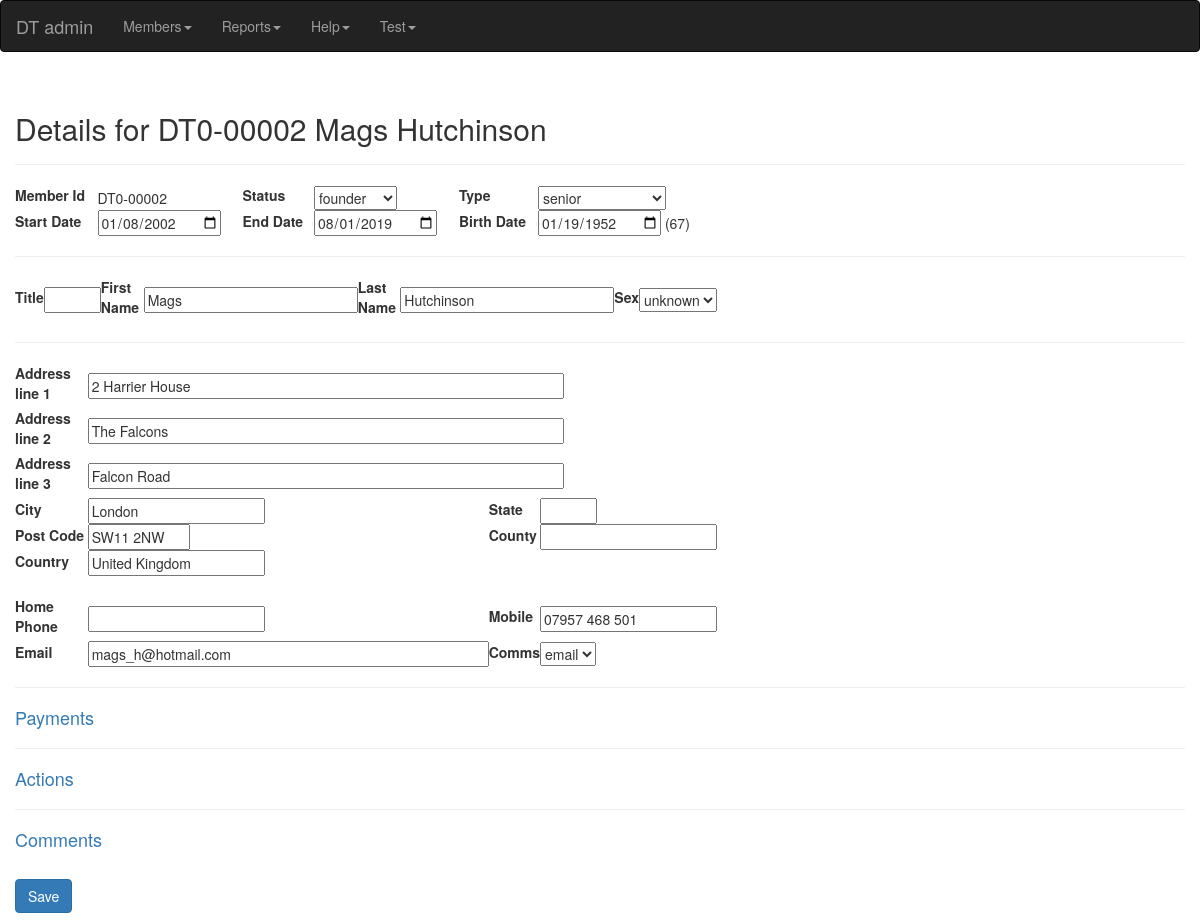
/members/2/details (signed in), run on the app's committed database.
### models/dt_db.py (models this page shows, shortened)
class Member(Base):
    __tablename__ = 'members'
    id = Column(Integer, primary_key=True)
    number = Column(Integer)
    sex = Column(EnumType(Sex), nullable=True)
    title = Column(String(10), nullable=True)
    first_name = Column(String(25), nullable=False)
    last_name = Column(String(25), nullable=False)
    birth_date = Column(Date)
    email = Column(String(120))
    home_phone = Column(String(25))
    mobile_phone = Column(String(25))
    address_id = Column(Integer, ForeignKey('addresses.id'), nullable=False)
    address = relationship('Address', back_populates='members')
    member_type = Column(EnumType(MembershipType), nullable=False)
    status = Column(EnumType(MemberStatus), nullable=False)
    start_date = Column(Date)
    end_date = Column(Date)
    last_updated = Column(Date)
    last_payment_method = Column(EnumType(PaymentMethod), nullable=True)
    comms = Column(EnumType(CommsType), nullable=True)
    external_access = Column(EnumType(ExternalAccess), nullable=True)
    user = relationship('User', uselist=False, back_populates='member')
    payments = relationship('Payment', order_by='desc(Payment.date)', back_populates='member')
    comments = relationship('Comment', order_by='desc(Comment.date)', back_populates='member')
    actions = relationship('Action', order_by='desc(Action.date)', back_populates='member')
    def dt_number(self):
        member_type = 'JD' if self.member_type == MembershipType.junior else 'DT'
        return '{}0-{:05d}'.format(member_type, self.id)
    def full_name(self):
        return self.first_name + ' ' + self.last_name
    def age(self, as_of=None):
        if self.birth_date:
            if not as_of:
                as_of = datetime.date.today()
            years = as_of.year - self.birth_date.year
            if as_of.month < self.birth_date.month or (
                    as_of.month == self.birth_date.month and as_of.day < self.birth_date.day):
                years -= 1
            return years
        return None

class Address(Base):
    __tablename__ = 'addresses'
    id = Column(Integer, primary_key=True)
    line_1 = Column(String(50))
    line_2 = Column(String(50))
    line_3 = Column(String(50))
    city = Column(String(30))
    county = Column(String(20))
    state = Column(String(10))
    post_code = Column(String(20))
    country = Column(String(25))
    members = relationship('Member', back_populates='address')

### views/members.py (the view)
@app.route('/members/<int:member_id>/details', methods=['GET', 'POST'])
@login_required
@role_required('admin')
def edit_member(member_id):
    return MaintainMembers.edit_member(member_id)

### front_end/member_details_form.py
class PaymentItemForm(FlaskForm):
    date = DateField(label='Date')
    pay_type = SelectField(label='Type', choices=PaymentType.choices(), coerce=PaymentType.coerce)
    amount = DecimalField(label='Amount', validators=[Optional()])
    method = SelectField(label='Method', choices=PaymentMethod.choices(), coerce=PaymentMethod.coerce)
    comment = StringField(label='Comment')

### back_end/interface.py (called while the page is built)
def get_member(member_id):
    return db_session.query(Member).filter_by(id=member_id).first()

def get_user(id=None, user_name=None):
    if id:
        return db_session.query(User).filter(User.id == id).first()
    if user_name:
        return db_session.query(User).filter(User.user_name == user_name).first()

def get_new_action(new_member=False):
    if new_member:
        return Action(
            date=datetime.date.today(),
            action=MemberAction.certificate,
            status=ActionStatus.open
        )
    return Action(date=datetime.date.today())

def get_new_comment():
    return Comment(
        date=datetime.date.today()
    )

def get_new_payment():
    return Payment(
        date=datetime.date.today(),
        type=PaymentType.dues,
        method=PaymentMethod.unknown
    )

### front_end/form_helpers.py (called while the page is built)
def set_select_field(field, choices, item_name=None, default_selection=None):
    if len(choices) > 0 and isinstance(choices[0], tuple):
            items = choices
    else:
        items = [(c, c) for c in choices]
    if item_name:
        field.choices = [(0, '')] + items
    else:
        field.choices = items
    if default_selection:
        field.default = default_selection
        field.data = default_selection

### front_end/members_admin.py (called while the page is built)
    @staticmethod
    def edit_member(member_id):
        form = MemberDetailsForm()
        form.member_id.data = member_id
        if form.validate_on_submit():
            if form.submit.data:
                if form.save_member(member_id):
                    flash('member saved', 'success')
                    return redirect(url_for('members'))
        elif form.errors:
            flash_errors(form)
        if not form.is_submitted():
            form.populate_member(member_id)
        return render_template('member_details.html', form=form, render_link=render_link)

### globals/enumerations.py (called while the page is built)
    @classmethod
    def choices(cls, all=False):
        return [(choice, choice.name.replace('_', ' ')) for choice in cls]

    @classmethod
    def coerce(cls, item):
        if not item:
            return None
        return cls(int(item)) if not isinstance(item, cls) else item

### templates/member_details.html (shortened to what this page needs)
{% extends "base.html" %}
{% import "bootstrap/wtf.html" as wtf %}
{% block page_content %}
<div class="page-header">
    <h2>Details for {{ form.number.data }} {{ form.full_name.data }}</h2>
</div>
<form method="POST">
    <table width="60%">
        <tr>
            <td>{{ form.number.label }}</td>
            <td>{{ form.number.data }}</td>
            <td>{{ form.status.label }}</td>
            <td>{{ form.status }}</td>
            <td>{{ form.type.label }}</td>
            <td>{{ form.type }}</td>
        </tr>
        <tr>
            <td>{{ form.start_date.label }}</td>
            <td>{{ form.start_date }}</td>
            <td>{{ form.end_date.label }}</td>
            <td>{{ form.end_date }}</td>
            <td>{{ form.birth_date.label }}</td>
            <td>{{ form.birth_date }}{%if form.age.data %} ({{ form.age.data }}){% endif %}</td>
        </tr>
    </table>
    <hr/>
    <table width="60%">
        <tr>
            <td>{{ form.title.label }}</td>
            <td>{{ form.title(size='4') }}</td>
            <td>{{ form.first_name.label }}</td>
            <td>{{ form.first_name(size='25', required='required') }}</td>
            <td>{{ form.last_name.label }}</td>
            <td>{{ form.last_name(size='25', required='required') }}</td>
            <td>{{ form.sex.label }}</td>
            <td>{{ form.sex(size='1') }}</td>
        </tr>
    </table>
    <hr/>
    <table width="60%">
        <tr>
            <td>{{ form.line1.label }}</td>
            <td colspan=3>{{ form.line1(size='60', required='required') }}</td>
        </tr>
        <tr>
            <td>{{ form.line2.label }}</td>
            <td colspan=3>{{ form.line2(size='60') }}</td>
        </tr>
        <tr>
            <td>{{ form.line3.label }}</td>
            <td colspan=3>{{ form.line3(size='60') }}</td>
        </tr>
        <tr>
            <td>{{ form.city.label }}</td>
            <td>{{ form.city(size='20') }}</td>
            <td>{{ form.state.label }}</td>
            <td>{{ form.state(size='4') }}</td>
        </tr>
        <tr>
            <td>{{ form.post_code.label }}</td>
            <td>{{ form.post_code(size='10') }}</td>
            <td>{{ form.county.label }}</td>
            <td>{{ form.county(size='20') }}</td>
        </tr>
        <tr>
            <td>{{ form.country.label }}</td>
            <td>{{ form.country(size='20') }}</td>
        </tr>
        <tr>
            <td>&nbsp;</td>
        </tr>
        <tr>
            <td>{{ form.home_phone.label }}</td>
            <td>{{ form.home_phone(size='20') }}</td>
            <td>{{ form.mobile_phone.label }}</td>
            <td>{{ form.mobile_phone(size='20') }}</td>
        </tr>
        <tr>
            <td>{{ form.email.label }}</td>
            <td>{{ form.email(size='50') }}</td>
            <td>{{ form.comms.label }}</td>
            <td>{{ form.comms(required='required') }}</td>
        </tr>
    </table>
    <hr/>
    <h4><a data-toggle="collapse" href="#payments" aria-expanded="false" aria-controls="payments">Payments</a></h4>
    <hr/>
    <h4><a data-toggle="collapse" href="#actions" aria-expanded="false" aria-controls="actions">Actions</a></h4>
    <hr/>
    <h4><a data-toggle="collapse" href="#comments" aria-expanded="false" aria-controls="comments">Comments</a></h4>
    <p><br>{{ form.submit(class="btn btn-primary") }}</p>
</form>
{% endblock %}

### data on the page
Member: status "founder", start_date "01/08/2002", end_date "08/01/2019", birth_date "01/19/1952", first_name "Mags", last_name "Hutchinson", sex "unknown", mobile_phone "07957 468 501", email "mags_h@hotmail.com", comms "email"
Address: city "London", post_code "SW11 2NW", country "United Kingdom"
